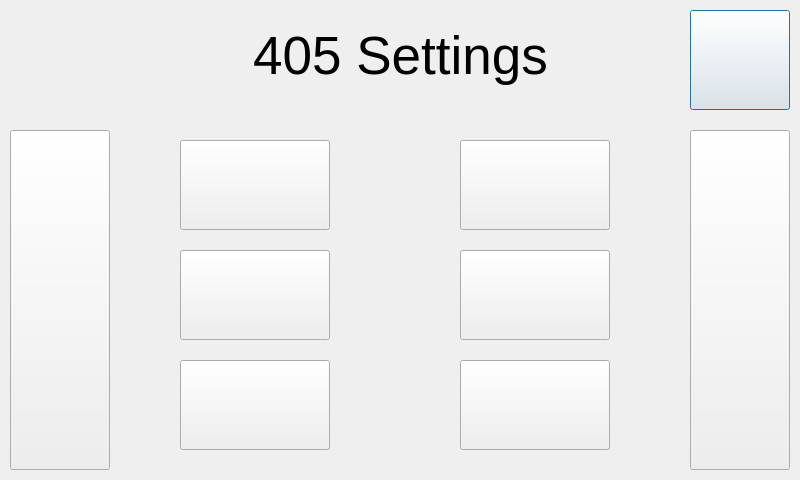
<?xml version="1.0" encoding="UTF-8"?>
<ui version="4.0">
 <class>settings405</class>
 <widget class="QDialog" name="settings405">
  <property name="geometry">
   <rect>
    <x>0</x>
    <y>0</y>
    <width>800</width>
    <height>480</height>
   </rect>
  </property>
  <property name="windowTitle">
   <string>Dialog</string>
  </property>
  <widget class="QPushButton" name="Home_Button">
   <property name="geometry">
    <rect>
     <x>690</x>
     <y>10</y>
     <width>100</width>
     <height>100</height>
    </rect>
   </property>
   <property name="text">
    <string/>
   </property>
   <property name="icon">
    <iconset resource="../../resources.qrc">
     <normaloff>:/Buttons/button_home.jpg</normaloff>:/Buttons/button_home.jpg</iconset>
   </property>
   <property name="iconSize">
    <size>
     <width>100</width>
     <height>100</height>
    </size>
   </property>
  </widget>
  <widget class="QPushButton" name="NextLeft">
   <property name="geometry">
    <rect>
     <x>10</x>
     <y>130</y>
     <width>100</width>
     <height>340</height>
    </rect>
   </property>
   <property name="text">
    <string/>
   </property>
   <property name="icon">
    <iconset resource="../../resources.qrc">
     <normaloff>:/Buttons/Left_Carrot.jpg</normaloff>:/Buttons/Left_Carrot.jpg</iconset>
   </property>
   <property name="iconSize">
    <size>
     <width>100</width>
     <height>340</height>
    </size>
   </property>
  </widget>
  <widget class="QPushButton" name="Mode_2">
   <property name="geometry">
    <rect>
     <x>460</x>
     <y>140</y>
     <width>150</width>
     <height>90</height>
    </rect>
   </property>
   <property name="text">
    <string/>
   </property>
   <property name="icon">
    <iconset resource="../../resources.qrc">
     <normaloff>:/Buttons/button_mode.jpg</normaloff>:/Buttons/button_mode.jpg</iconset>
   </property>
   <property name="iconSize">
    <size>
     <width>150</width>
     <height>90</height>
    </size>
   </property>
  </widget>
  <widget class="QPushButton" name="NextRight">
   <property name="geometry">
    <rect>
     <x>690</x>
     <y>130</y>
     <width>100</width>
     <height>340</height>
    </rect>
   </property>
   <property name="text">
    <string/>
   </property>
   <property name="icon">
    <iconset resource="../../resources.qrc">
     <normaloff>:/Buttons/Right_Carrot.jpg</normaloff>:/Buttons/Right_Carrot.jpg</iconset>
   </property>
   <property name="iconSize">
    <size>
     <width>100</width>
     <height>340</height>
    </size>
   </property>
  </widget>
  <widget class="QLabel" name="Main_Settings">
   <property name="geometry">
    <rect>
     <x>0</x>
     <y>0</y>
     <width>801</width>
     <height>111</height>
    </rect>
   </property>
   <property name="font">
    <font>
     <pointsize>40</pointsize>
    </font>
   </property>
   <property name="text">
    <string>405 Settings</string>
   </property>
   <property name="alignment">
    <set>Qt::AlignCenter</set>
   </property>
  </widget>
  <widget class="QPushButton" name="FlowCalibration">
   <property name="geometry">
    <rect>
     <x>180</x>
     <y>360</y>
     <width>150</width>
     <height>90</height>
    </rect>
   </property>
   <property name="text">
    <string/>
   </property>
   <property name="icon">
    <iconset resource="../../resources.qrc">
     <normaloff>:/Buttons/button_flow-calibration.jpg</normaloff>:/Buttons/button_flow-calibration.jpg</iconset>
   </property>
   <property name="iconSize">
    <size>
     <width>150</width>
     <height>90</height>
    </size>
   </property>
  </widget>
  <widget class="QPushButton" name="NO2Calibration">
   <property name="geometry">
    <rect>
     <x>460</x>
     <y>250</y>
     <width>150</width>
     <height>90</height>
    </rect>
   </property>
   <property name="text">
    <string/>
   </property>
   <property name="icon">
    <iconset resource="../../resources.qrc">
     <normaloff>:/Buttons/button_no2-calibration.jpg</normaloff>:/Buttons/button_no2-calibration.jpg</iconset>
   </property>
   <property name="iconSize">
    <size>
     <width>150</width>
     <height>90</height>
    </size>
   </property>
  </widget>
  <widget class="QPushButton" name="Parameters">
   <property name="geometry">
    <rect>
     <x>460</x>
     <y>360</y>
     <width>150</width>
     <height>90</height>
    </rect>
   </property>
   <property name="text">
    <string/>
   </property>
   <property name="icon">
    <iconset resource="../../resources.qrc">
     <normaloff>:/Buttons/button_parameters.jpg</normaloff>:/Buttons/button_parameters.jpg</iconset>
   </property>
   <property name="iconSize">
    <size>
     <width>150</width>
     <height>90</height>
    </size>
   </property>
  </widget>
  <widget class="QPushButton" name="NOCalibration">
   <property name="geometry">
    <rect>
     <x>180</x>
     <y>250</y>
     <width>150</width>
     <height>90</height>
    </rect>
   </property>
   <property name="text">
    <string/>
   </property>
   <property name="icon">
    <iconset resource="../../resources.qrc">
     <normaloff>:/Buttons/button_no-calibration.jpg</normaloff>:/Buttons/button_no-calibration.jpg</iconset>
   </property>
   <property name="iconSize">
    <size>
     <width>150</width>
     <height>90</height>
    </size>
   </property>
  </widget>
  <widget class="QPushButton" name="AdaptiveFilter">
   <property name="geometry">
    <rect>
     <x>180</x>
     <y>140</y>
     <width>150</width>
     <height>90</height>
    </rect>
   </property>
   <property name="text">
    <string/>
   </property>
   <property name="icon">
    <iconset resource="../../resources.qrc">
     <normaloff>:/Buttons/Adaptive_Filter_Setting.jpg</normaloff>:/Buttons/Adaptive_Filter_Setting.jpg</iconset>
   </property>
   <property name="iconSize">
    <size>
     <width>150</width>
     <height>90</height>
    </size>
   </property>
  </widget>
  <zorder>NextRight</zorder>
  <zorder>NextLeft</zorder>
  <zorder>Home_Button</zorder>
  <zorder>Mode_2</zorder>
  <zorder>Main_Settings</zorder>
  <zorder>FlowCalibration</zorder>
  <zorder>NO2Calibration</zorder>
  <zorder>Parameters</zorder>
  <zorder>NOCalibration</zorder>
  <zorder>AdaptiveFilter</zorder>
 </widget>
 <resources>
  <include location="../../resources.qrc"/>
 </resources>
 <connections/>
</ui>
